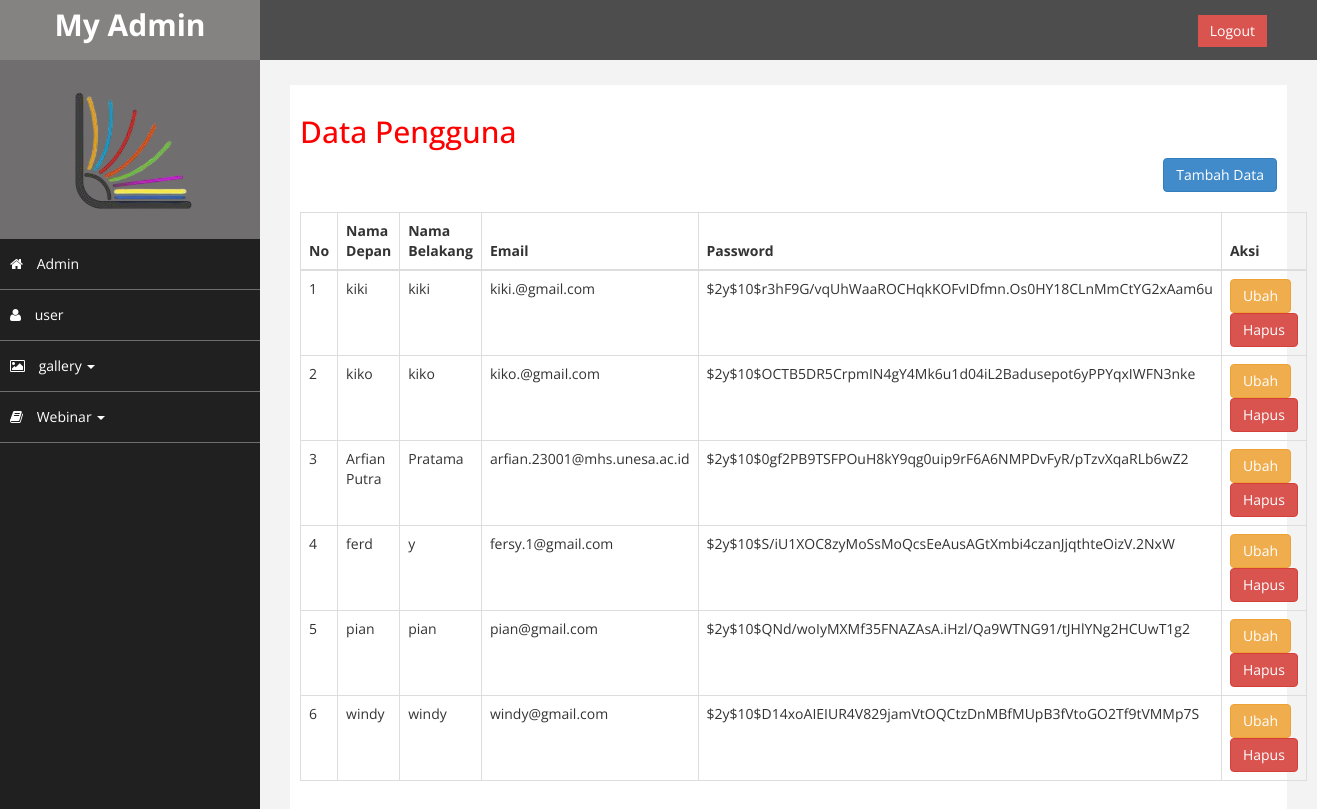
Screenshot of /admin1/index.php?hal=user (signed in) with the database file from the repository.
### tables this page shows
CREATE TABLE `users` (
  `id` int(11) NOT NULL,
  `first_name` varchar(50) NOT NULL,
  `last_name` varchar(50) NOT NULL,
  `email` varchar(100) NOT NULL,
  `password` varchar(255) NOT NULL,
  `created_at` timestamp NOT NULL DEFAULT CURRENT_TIMESTAMP
);

### admin1/user.php (the view, shortened to what this page needs)
<?php
$koneksi = new mysqli("localhost", "root", "", "webmi");
$query = "SELECT id, first_name, last_name, email, password, created_at FROM users";
$ambil = $koneksi->query($query);
if ($ambil->num_rows > 0) {
    echo '<h2 style="color: red;">Data Pengguna</h2>';
    echo '<div style="text-align: right; margin-bottom: 20px;">
            <a href="index.php?hal=tambahuser&id=" class="btn btn-primary">Tambah Data</a>
          </div>';
    echo '<table class="table table-bordered">
            <thead>
                <tr>
                    <th>No</th>
                    <th>Nama Depan</th>
                    <th>Nama Belakang</th>
                    <th>Email</th>
                    <th>Password</th>
                    <th>Aksi</th>
                </tr>
            </thead>
            <tbody>';
    $nomor = 1;
    while ($pecah = $ambil->fetch_assoc()) {
        echo '<tr>
                <td>' . $nomor . '</td>
                <td>' . htmlspecialchars($pecah['first_name']) . '</td>
                <td>' . htmlspecialchars($pecah['last_name']) . '</td>
                <td>' . htmlspecialchars($pecah['email']) . '</td>
                <td>' . htmlspecialchars($pecah['password']) . '</td>
                <td>
                    <a href="index.php?hal=ubahuser&id=' . $pecah['id'] . '" class="btn-warning btn">Ubah</a>
                    <a href="#" class="btn-danger btn" onclick="confirmDelete(' . $pecah['id'] . ')">Hapus</a>
                </td>
            </tr>';
        $nomor++;
    }
    echo '</tbody></table>';
} else {
    echo '<p>Tidak ada data pengguna yang tersedia.</p>';
}
?>

### admin1/assets/css/custom.css (style rules this page uses)
body { font-family: 'Open Sans', sans-serif; }
h2 { color: #f00; }

### rows the page displays
users: first_name "kiki", last_name "kiki", email "kiki.@gmail.com", password "$2y$10$r3hF9G/vqUhWaaROCHqkKOFvIDfmn.Os0HY18CLnMmCtYG2xAam6u"
users: first_name "kiko", last_name "kiko", email "kiko.@gmail.com", password "$2y$10$OCTB5DR5CrpmIN4gY4Mk6u1d04iL2Badusepot6yPPYqxIWFN3nke"
users: first_name "Arfian Putra", last_name "Pratama", email "arfian.23001@mhs.unesa.ac.id", password "$2y$10$0gf2PB9TSFPOuH8kY9qg0uip9rF6A6NMPDvFyR/pTzvXqaRLb6wZ2"
users: first_name "ferd", last_name "y", email "fersy.1@gmail.com", password "$2y$10$S/iU1XOC8zyMoSsMoQcsEeAusAGtXmbi4czanJjqthteOizV.2NxW"
users: first_name "pian", last_name "pian", email "pian@gmail.com", password "$2y$10$QNd/woIyMXMf35FNAZAsA.iHzl/Qa9WTNG91/tJHlYNg2HCUwT1g2"
users: first_name "windy", last_name "windy", email "windy@gmail.com", password "$2y$10$D14xoAIEIUR4V829jamVtOQCtzDnMBfMUpB3fVtoGO2Tf9tVMMp7S"
